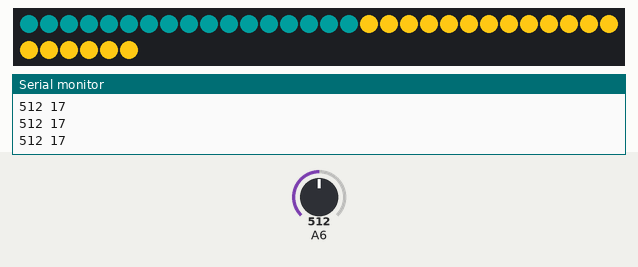
Bench run of a sketch on a simulated Arduino Nano, built with avr-gcc and run on an emulated ATmega328P. On the bench: 36 RGB LEDs in strip order, left to right, continuing on the next row, the last lines printed to the serial monitor. Inputs (shaded band) come from the test bench; at power-on: A6 = 512. Dim RGB values are drawn brighter than linear.

Above: at 1.2 s.
1.3 s: A6 set to 716
At 2.5 s:
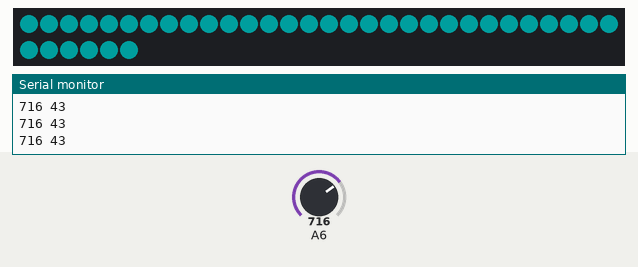
2.8 s: A6 set to 511
At 3.7 s:
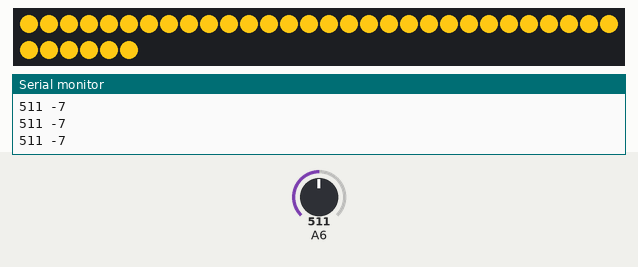
4.3 s: A6 set to 900
At 4.8 s:
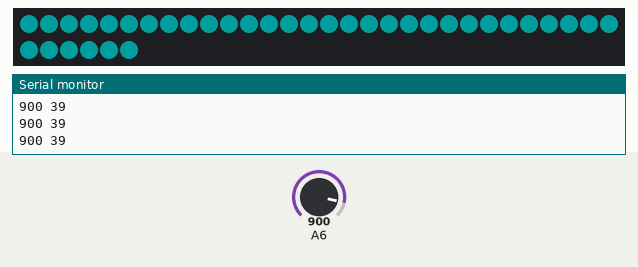
7.3 s: A6 set to 502
At 8.4 s:
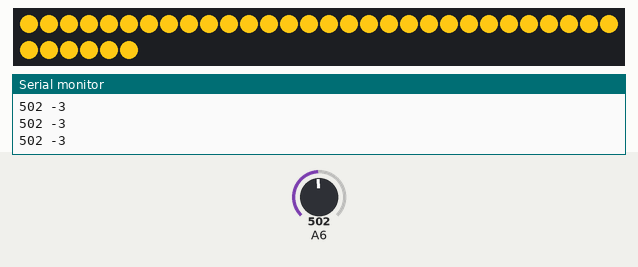
Timing chart, 0 to 9.8 s (numbered marks = the images above; inputs shaded):
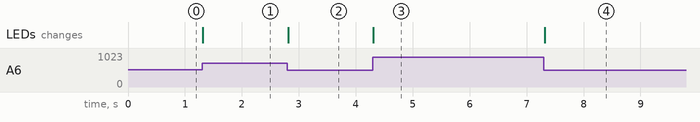

The sketch:

reflectance_sensor_neopixel.ino
```cpp
#include <Adafruit_NeoPixel.h>


// Number of LEDs in total
const int nLEDs = 36;
// The offset, used to ensure we go to full and zero after adjusting for ranges
const int offset = 30;
// The pixel strip, connected to digital pin 6
Adafruit_NeoPixel pixels = Adafruit_NeoPixel(nLEDs, 6, NEO_GRB + NEO_KHZ800);

// Input from reflectance sensor on A6
void setup() {
  Serial.begin(9600);
  pixels.begin();
}

// Values used to auto-calibrate the sensor
int maxValue = 512;
int minValue = 511;

void loop() {
  int reading = analogRead(A6);
  if (reading > maxValue) {
    maxValue = reading;
  }
  if (reading < minValue) {
    minValue = reading;
  }
  Serial.print(reading);
  Serial.print(" ");
  int val = map(reading, minValue+offset, maxValue-offset, 0, nLEDs);
  Serial.println(val);
  for (int i = 0; i < nLEDs; i++) {
    if (i < val) {
      pixels.setPixelColor(i, pixels.Color(0,30,30));
    }
    else {
      pixels.setPixelColor(i, pixels.Color(255,200,20));
    }
  }
  pixels.show();
}
```

Measured:
- after the input at 1.3 s, the LEDs: change at once (image 1)
- after the input at 2.8 s, the LEDs: change at once (image 2)
- after the input at 4.3 s, the LEDs: change at once (image 3)
- after the input at 7.3 s, the LEDs: change at once (image 4)
